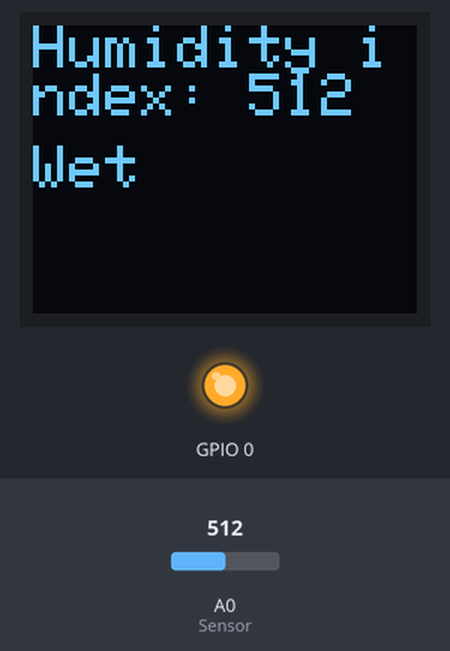
A sketch run on a simulated ESP8266 (NodeMCU). Parts: 64×48 one-colour display, output pins drawn as LEDs (lit = HIGH). The inputs (shaded band) are chosen by the test bench; at power-on: A0 (Sensor) = 512. WiFi joins after 1.5 s; servers stay silent unless stated; what the sketch prints to the serial monitor is not drawn.

Above: at 3.0 s.
3.1 s: A0 (Sensor) set to 716
At 3.8 s:
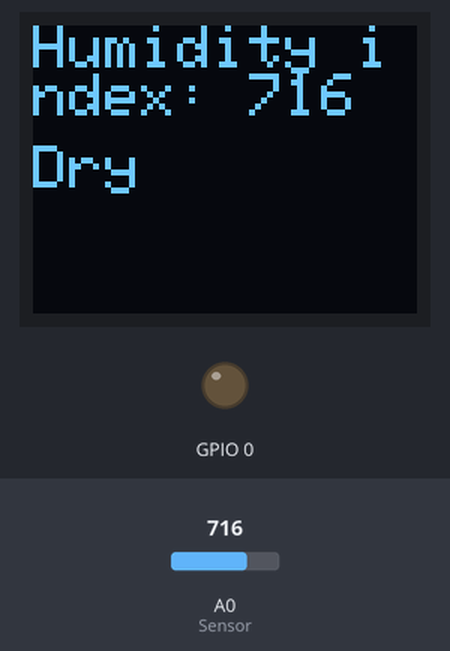
4.6 s: A0 (Sensor) set to 900
At 5.8 s:
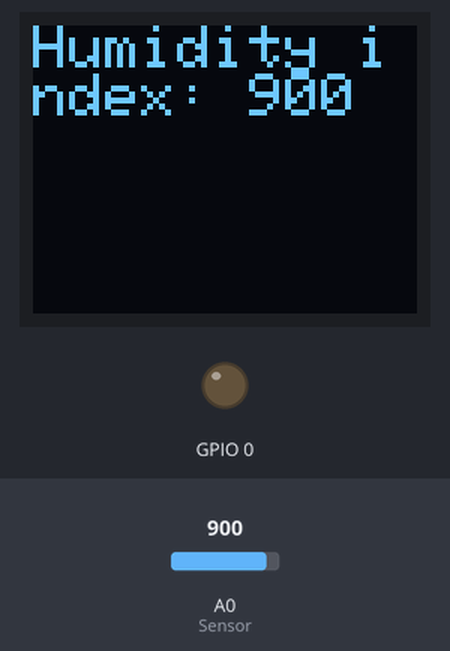
6.1 s: A0 (Sensor) set to 1023
At 7.1 s:
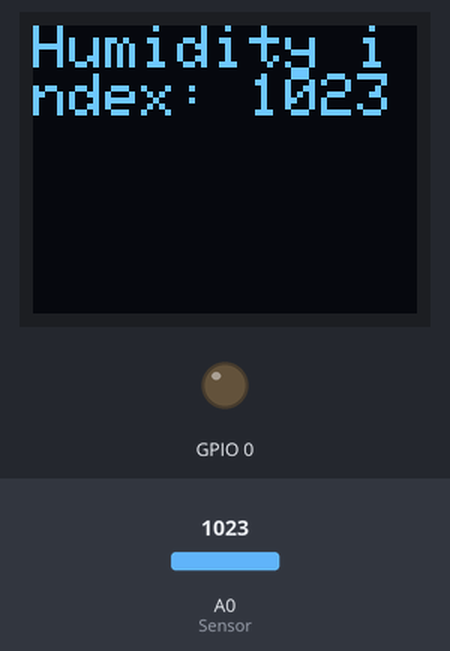
Timing chart, 0 to 9.1 s (numbered marks = the images above; inputs shaded):
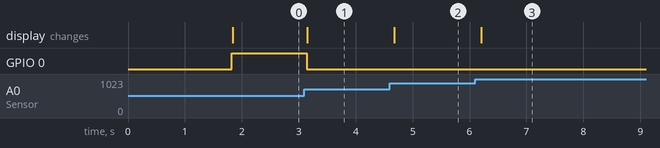

Measured:
- after the input at 3.1 s, GPIO 0: HIGH → LOW at once; the display: changes after 0.05 s (image 1)
- after the input at 4.6 s, the display: changes after 0.08 s (image 2)
- after the input at 6.1 s, the display: changes after 0.11 s (image 3)

The sketch:

Blynk_OLED_Moisture_relay-copy1.ino
```cpp
// (licence header left out)
/* Comment this out to disable prints and save space */
#define BLYNK_PRINT Serial
#include <ESP8266WiFi.h>
#include <BlynkSimpleEsp8266.h>
#include <Wire.h>  // Include Wire if you're using I2C
#include <SFE_MicroOLED.h>  // Include the SFE_MicroOLED library
// You should get Auth Token in the Blynk App.
// Go to the Project Settings (nut icon).
char auth[] = "1cfb060debcf46a08729b25c0a405c85";
// Your WiFi credentials.
// Set password to "" for open networks.
char ssid[] = "elequent";
char pass[] = "elequent137";

// Use Virtual pin 5 for uptime display
#define PIN_UPTIME V5


//*************Sensor
const int AirValue = 850;   //you need to replace this value with Value_1
const int WaterValue = 350;  //you need to replace this value with Value_2
int intervals = (AirValue - WaterValue)/4;
int soilMoistureValue = 0;
// This function tells Arduino what to do if there is a Widget
// which is requesting data for Virtual Pin (5)
#define PIN_RESET 255  //
#define DC_JUMPER 0  // I2C Addres: 0 - 0x3C, 1 - 0x3D
MicroOLED oled(PIN_RESET, DC_JUMPER);  // I2C Example
BLYNK_READ(PIN_UPTIME)
{
  soilMoistureValue = analogRead(A0);  //put Sensor insert into soil
  // This command writes Arduino's uptime in seconds to Virtual Pin (5)
  if(soilMoistureValue > WaterValue && soilMoistureValue < (WaterValue + intervals))
{
  Blynk.virtualWrite(PIN_UPTIME,"Very Wet",soilMoistureValue);
}
else if(soilMoistureValue > (WaterValue + intervals) && soilMoistureValue < (WaterValue + 2*intervals))
{
  Blynk.virtualWrite(PIN_UPTIME,"Wet",soilMoistureValue);
}
else if(soilMoistureValue < WaterValue + 3*intervals && soilMoistureValue > (WaterValue + 2*intervals))
{
  Blynk.virtualWrite(PIN_UPTIME,"Dry",soilMoistureValue);
}
else if(soilMoistureValue < WaterValue + 4*intervals && soilMoistureValue > (WaterValue + 3*intervals))
{
  Blynk.virtualWrite(PIN_UPTIME,"Very Dry",soilMoistureValue);
}
}

void setup()
{
  // Debug console
  Serial.begin(9600);
  pinMode(0,OUTPUT);  //D3口输出
 // pinMode(2,OUTPUT);  //D4口输出
  oled.begin();     // Initialize the OLED
  oled.clear(PAGE); // Clear the display's internal memory
  oled.clear(ALL);  // Clear the library's display buffer
  oled.display();   // Display what's in the buffer (splashscreen)
  Blynk.begin(auth, ssid, pass);
  // You can also specify server:
  //Blynk.begin(auth, ssid, pass, "blynk-cloud.com", 80);
 // Blynk.begin(auth, ssid, pass, "192.168.123.37", 8080);
}

void loop()
{
  soilMoistureValue = analogRead(A0);  //put Sensor insert into soil
oled.clear(PAGE);  // Clear the buffer
oled.setCursor(0, 0);
oled.print("Humidity index: ");          // Print "A0"
oled.setFontType(12);         // 7-segment font
oled.print(soilMoistureValue);  // Print a0 reading
oled.setCursor(0, 20);
if(soilMoistureValue > WaterValue && soilMoistureValue < (WaterValue + intervals))
{
  digitalWrite(0,HIGH);
  Serial.println("Very Wet");
  oled.print("Very Wet");          // Print "A0"
}
else if(soilMoistureValue > (WaterValue + intervals) && soilMoistureValue < (WaterValue + 2*intervals))
{
  digitalWrite(0,HIGH);
  Serial.println("Wet");
  oled.print("Wet");
}
else if(soilMoistureValue < WaterValue + 3*intervals && soilMoistureValue > (WaterValue + 2*intervals))
{
  digitalWrite(0,LOW);
  Serial.println("Dry");
  oled.print("Dry");

}
else if(soilMoistureValue < WaterValue + 4*intervals && soilMoistureValue > (WaterValue + 3*intervals))
{
  digitalWrite(0,LOW);
  Serial.println("Very Dry");
  oled.print("Very Dry");
}
oled.display(); //  Draw the memory buffer
//Blynk.virtualWrite(0, soilMoistureValue);
//Blynk.run();
  delay(100);
  Blynk.run();
}
```
